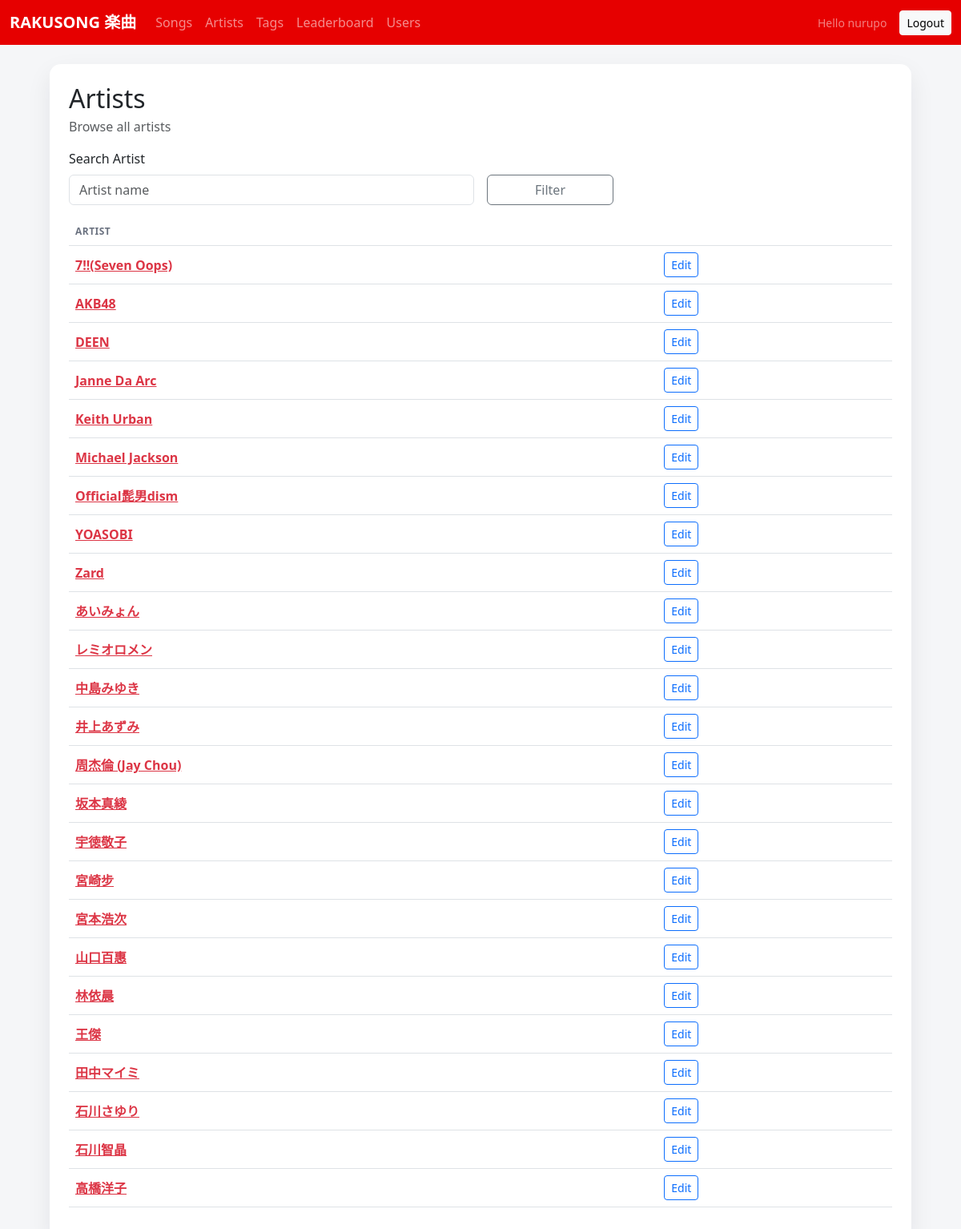
/ui/artists/ (signed in), run on the app's committed database.
### songs/models.py (models this page shows, shortened)
class ArtistIndex(models.Model):
    name = models.CharField(max_length=255, unique=True)
    next_song_no = models.PositiveIntegerField(default=1)

### songs/views_ui.py (the view)
@login_required
def artist_list(request):
    q = (request.GET.get('q') or '').strip()
    artists_qs = ArtistIndex.objects.all()
    if q:
        artists_qs = artists_qs.filter(name__icontains=q)
    artists_qs = artists_qs.order_by('name')
    return render(
        request,
        'songs/artist_list.html',
        {
            'artists': artists_qs,
            'q': q,
        },
    )

### templates/songs/artist_list.html (shortened to what this page needs)
{% extends "base.html" %}
{% block content %}
  <div class="card p-4">
    <div class="d-flex flex-wrap gap-3 justify-content-between align-items-center mb-3">
      <div>
        <h2 class="mb-1">Artists</h2>
        <div class="text-muted">Browse all artists</div>
      </div>
    </div>
    <form method="get" class="row g-3 align-items-end mb-3">
      <div class="col-md-6">
        <label class="form-label">Search Artist</label>
        <input type="text" name="q" value="{{ q }}" placeholder="Artist name" class="form-control" />
      </div>
      <div class="col-md-2 d-grid">
        <button class="btn btn-outline-secondary" type="submit">Filter</button>
      </div>
    </form>
    <div class="table-responsive">
      <table class="table align-middle">
      <thead>
        <tr>
          <th>Artist</th>
          <th></th>
        </tr>
      </thead>
      <tbody>
        {% for artist in artists %}
          <tr>
            <td>
              <a class="link-danger fw-semibold" href="{% url 'ui_artist_detail' artist.id %}">{{ artist.name }}</a>
            </td>
            <td>
              <a class="btn btn-sm btn-outline-primary" href="{% url 'ui_artist_edit' artist.id %}">Edit</a>
            </td>
          </tr>
        {% empty %}
          <tr>
            <td colspan="2" class="text-muted">No artists found.</td>
          </tr>
        {% endfor %}
      </tbody>
      </table>
    </div>
  </div>
{% endblock %}

### templates/base.html (shortened to what this page needs)
<!DOCTYPE html>
<html lang="en">
  <head>
    <link
      href="https://cdnjs.cloudflare.com/ajax/libs/bootstrap/5.3.8/css/bootstrap.min.css"
      rel="stylesheet"
    />
  </head>
  <body>
    <nav class="navbar navbar-expand-lg navbar-dark" style="background: #e60000;">
      <div class="container-fluid">
        <a class="navbar-brand fw-semibold" href="{% url 'ui_song_list' %}">RAKUSONG 楽曲</a>
        <div class="collapse navbar-collapse" id="mainNav">
          <ul class="navbar-nav me-auto mb-2 mb-lg-0">
            <li class="nav-item"><a class="nav-link" href="{% url 'ui_song_list' %}">Songs</a></li>
            <li class="nav-item"><a class="nav-link" href="{% url 'ui_artist_list' %}">Artists</a></li>
            <li class="nav-item"><a class="nav-link" href="{% url 'ui_tag_list' %}">Tags</a></li>
            <li class="nav-item"><a class="nav-link" href="{% url 'ui_leaderboard' %}">Leaderboard</a></li>
            <li class="nav-item"><a class="nav-link" href="{% url 'ui_user_list' %}">Users</a></li>
          </ul>
          {% if request.user.is_authenticated %}
            <div class="d-flex align-items-center gap-3">
              <span class="text-white-50 small">Hello {{ request.user.username }}</span>
              <a class="btn btn-light btn-sm" href="{% url 'ui_logout' %}">Logout</a>
            </div>
          {% endif %}
        </div>
      </div>
    </nav>
    <main class="container page-shell py-4">
      {% block content %}{% endblock %}
    </main>
  </body>
</html>

### templates/base.html (style rules this page uses)
:root { color-scheme: light; --bs-primary: #e60000; --bs-primary-rgb: 230, 0, 0; --bs-link-color: #e60000; --bs-link-hover-color: #b30000; }
body { margin: 0; font-family: "Segoe UI", "Helvetica Neue", Arial, sans-serif; background: #f5f6f8; color: #1b1f24; }
.page-shell { max-width: 1100px; }
.card { border-radius: 14px; box-shadow: 0 12px 30px rgba(17, 24, 39, 0.08); border: none; }
.table thead th { color: #6b7280; font-weight: 600; text-transform: uppercase; letter-spacing: 0.04em; font-size: 12px; }

### data on the page
ArtistIndex: name "7!!(Seven Oops)"
ArtistIndex: name "AKB48"
ArtistIndex: name "DEEN"
ArtistIndex: name "Janne Da Arc"
ArtistIndex: name "Keith Urban"
ArtistIndex: name "Michael Jackson"
ArtistIndex: name "Official髭男dism"
ArtistIndex: name "YOASOBI"
ArtistIndex: name "Zard"
ArtistIndex: name "あいみょん"
ArtistIndex: name "レミオロメン"
ArtistIndex: name "中島みゆき"
ArtistIndex: name "井上あずみ"
ArtistIndex: name "周杰倫 (Jay Chou)"
ArtistIndex: name "坂本真綾"
ArtistIndex: name "宇徳敬子"
ArtistIndex: name "宮崎步"
ArtistIndex: name "宮本浩次"
ArtistIndex: name "山口百惠"
ArtistIndex: name "林依晨"
ArtistIndex: name "王傑"
ArtistIndex: name "田中マイミ"
ArtistIndex: name "石川さゆり"
ArtistIndex: name "石川智晶"
ArtistIndex: name "高橋洋子"

### other printed values
{{ request.user.username }} "nurupo"
